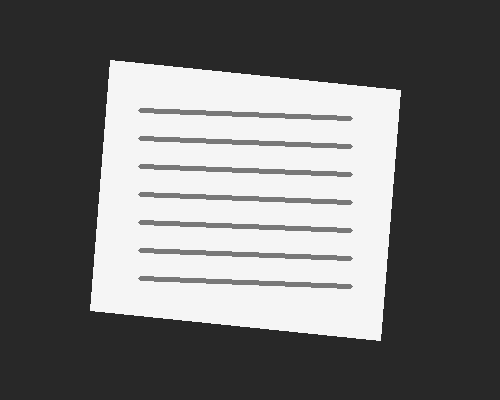
#> input picture 07-computer-vision/assets/document.png, 500 x 400 px
$ jupyter execute 17-mini-projects-1-document-scanner-color-tracker-motion.ipynb
#> lines starting #> are read from the running program, lines starting #| are printed output that depends on the picture; after the words box and inside, x2 and y2 are one past the last pixel; in counts of white or black regions, pixels touching at a corner belong together
# Mini Projects 1: Document Scanner, Colour Tracker and Motion Detector

Three complete, classic OpenCV projects that combine everything from the earlier notebooks. Each project follows the same professional pattern: load or generate input, build the processing pipeline step by step, and produce a measurable result. All inputs are generated or taken from the assets folder, so the projects run anywhere.

## Setup

We import OpenCV (`cv2`), NumPy and Matplotlib. In these notebooks images are displayed with Matplotlib so the code runs everywhere, including servers without a screen. The classic OpenCV window functions are explained where they belong, with example code you can run on your own machine.

[cell 1]
import cv2
import numpy as np
import matplotlib.pyplot as plt

print("OpenCV version:", cv2.__version__)

def show(image, title="", cmap=None):
    """Display a BGR (or single-channel) image with matplotlib - works in any environment."""
    if len(image.shape) == 2:
        plt.imshow(image, cmap=cmap or "gray")
    else:
        plt.imshow(cv2.cvtColor(image, cv2.COLOR_BGR2RGB))
    plt.title(title)
    plt.axis("off")
    plt.show()

## Project 1 - Document scanner: find the page

A scanner pipeline is: grayscale -> blur -> Canny edges -> find the largest 4-corner contour -> perspective warp (notebook 03). Step 1 finds the page outline in `document.png`.

[cell 2]
doc = cv2.imread("../assets/document.png")
#> doc is the input picture: shape (400, 500, 3); min 40, max 245, mean 110.8
gray = cv2.cvtColor(doc, cv2.COLOR_BGR2GRAY)
edges = cv2.Canny(cv2.GaussianBlur(gray, (5, 5), 0), 50, 150)
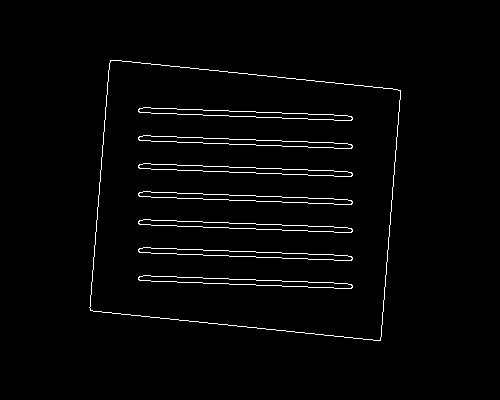
#> edges: shape (400, 500); 2.1% white in thin lines or dots, all inside (x1, y1, x2, y2) = (89, 60, 401, 341)
cs, _ = cv2.findContours(edges, cv2.RETR_EXTERNAL, cv2.CHAIN_APPROX_SIMPLE)
#> cs = 1 contour; box (x1, y1, x2, y2) and area: (89, 60, 401, 341) 73630
page = None
for c in sorted(cs, key=cv2.contourArea, reverse=True):
    approx = cv2.approxPolyDP(c, 0.02 * cv2.arcLength(c, True), True)
    if len(approx) == 4:
        page = approx
        break
#> this loop made 1 pass
#> page on pass 1: [[110, 60], [90, 310], [380, 340], [400, 90]]
print("Page contour found:", page is not None)
#| Page contour found: True
outlined = doc.copy()
if page is not None:
    cv2.drawContours(outlined, [page], -1, (0, 255, 0), 3)
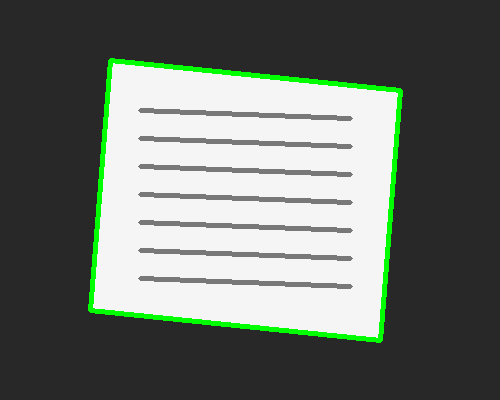
#> outlined: shape (400, 500, 3); 2.69% of pixels changed, all inside (x1, y1, x2, y2) = (88, 58, 403, 343)
show(outlined, "Step 1: page outline")

## Project 1 - Document scanner: flatten and clean

Order the four corners (top-left, top-right, bottom-right, bottom-left), warp to a rectangle, then adaptive-threshold to get the clean black-on-white scan look.

[cell 3]
def order_points(pts):
    pts = pts.reshape(4, 2).astype(np.float32)
#> pts = [[110, 60], [90, 310], [380, 340], [400, 90]]
    ordered = np.zeros((4, 2), np.float32)
    s, d = pts.sum(axis=1), np.diff(pts, axis=1).ravel()
#> s = [170, 400, 720, 490]; d = [-50, 220, -40, -310]
    ordered[0] = pts[np.argmin(s)]   # top-left
    ordered[2] = pts[np.argmax(s)]   # bottom-right
    ordered[1] = pts[np.argmin(d)]   # top-right
    ordered[3] = pts[np.argmax(d)]   # bottom-left
    return ordered

ordered = order_points(page)
#> ordered = [[110, 60], [400, 90], [380, 340], [90, 310]]
M = cv2.getPerspectiveTransform(ordered, np.float32([[0, 0], [400, 0], [400, 400], [0, 400]]))
#> M = [[1.37, 0.109, -157], [-0.164, 1.59, -77.15], [3.16e-20, 2.87e-19, 1]]
flat = cv2.warpPerspective(doc, M, (400, 400))
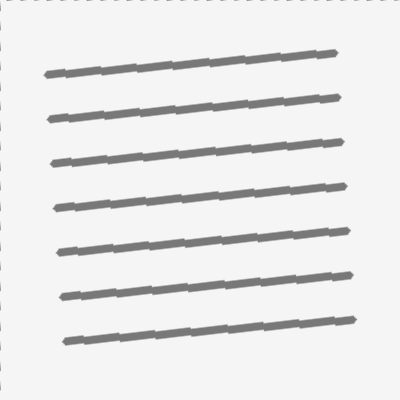
#> flat: shape (400, 400, 3); min 120, max 245, mean 232.1
scan = cv2.adaptiveThreshold(cv2.cvtColor(flat, cv2.COLOR_BGR2GRAY), 255,
                             cv2.ADAPTIVE_THRESH_GAUSSIAN_C, cv2.THRESH_BINARY, 21, 12)
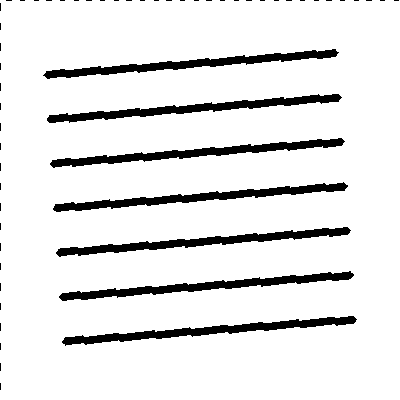
#> scan: shape (400, 400); 90% white; 57 black regions (50 under 20 px), largest, box (x1, y1, x2, y2) and area: (56, 227, 351, 257) 2236, (43, 49, 339, 79) 2233, (47, 94, 342, 123) 2232
show(flat, "Step 2: flattened page")
show(scan, "Step 3: cleaned scan")

## Project 2 - Colour tracker: mask and centroid per frame

The tracker from notebook 04, run over a synthetic sequence: HSV mask for red, morphology clean-up, moments centroid - repeated per frame to produce a trajectory. On a webcam this same loop tracks a real coloured object live.

[cell 4]
frames = []
for i in range(20):
    f = np.full((240, 320, 3), 245, np.uint8)
    cv2.circle(f, (30 + i * 13, 60 + i * 6), 20, (0, 0, 255), -1)  # moving red ball
    frames.append(f)
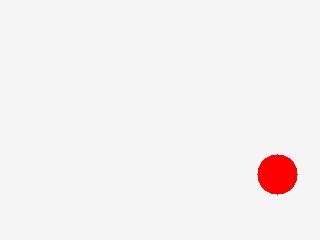
#> f: shape (240, 320, 3); mean of channels 0, 1, 2 241, 241, 245.2; drawn as B, G, R

def track_red(frame):
    hsv = cv2.cvtColor(frame, cv2.COLOR_BGR2HSV)
#> hsv: shape (240, 320, 3); mean H, S, V 0, 4.2, 245.2
    mask = cv2.inRange(hsv, np.array([0, 120, 70]), np.array([10, 255, 255])) + \
           cv2.inRange(hsv, np.array([170, 120, 70]), np.array([179, 255, 255]))
#> mask: shape (240, 320); 1.6% white; 1 white region, box (x1, y1, x2, y2) and area: (10, 40, 51, 81) 1257
    mask = cv2.morphologyEx(mask, cv2.MORPH_OPEN, np.ones((3, 3), np.uint8))
#> mask: shape (240, 320); 1.6% white; 1 white region, box (x1, y1, x2, y2) and area: (11, 41, 50, 80) 1253
    m = cv2.moments(mask)
#> m = moments, m00 319515, centre m10/m00, m01/m00 = (30, 60)
    return (int(m["m10"] / m["m00"]), int(m["m01"] / m["m00"])) if m["m00"] else None

trajectory = [track_red(f) for f in frames]
#> in track_red (call 2), `hsv = cv2.cvtColor(frame, cv2.COLOR_BGR2HSV)`: hsv: shape (240, 320, 3); mean H, S, V 0, 4.2, 245.2
#> in track_red (call 2), `mask = cv2.inRange(hsv, np.array([0, 120, 70]), np.array([10, 255, 255..`: mask: shape (240, 320); 1.6% white; 1 white region, box (x1, y1, x2, y2) and area: (23, 46, 64, 87) 1257
#> in track_red (call 2), `mask = cv2.morphologyEx(mask, cv2.MORPH_OPEN, np.ones((3, 3), np.uint8))`: mask: shape (240, 320); 1.6% white; 1 white region, box (x1, y1, x2, y2) and area: (24, 47, 63, 86) 1253
#> in track_red (call 3), `hsv = cv2.cvtColor(frame, cv2.COLOR_BGR2HSV)`: hsv: shape (240, 320, 3); mean H, S, V 0, 4.2, 245.2
#> in track_red (call 3), `mask = cv2.inRange(hsv, np.array([0, 120, 70]), np.array([10, 255, 255..`: mask: shape (240, 320); 1.6% white; 1 white region, box (x1, y1, x2, y2) and area: (36, 52, 77, 93) 1257
#> in track_red (call 3), `mask = cv2.morphologyEx(mask, cv2.MORPH_OPEN, np.ones((3, 3), np.uint8))`: mask: shape (240, 320); 1.6% white; 1 white region, box (x1, y1, x2, y2) and area: (37, 53, 76, 92) 1253
#> in track_red (call 4), `hsv = cv2.cvtColor(frame, cv2.COLOR_BGR2HSV)`: hsv: shape (240, 320, 3); mean H, S, V 0, 4.2, 245.2
#> in track_red (call 4), `mask = cv2.inRange(hsv, np.array([0, 120, 70]), np.array([10, 255, 255..`: mask: shape (240, 320); 1.6% white; 1 white region, box (x1, y1, x2, y2) and area: (49, 58, 90, 99) 1257
#> in track_red (call 4), `mask = cv2.morphologyEx(mask, cv2.MORPH_OPEN, np.ones((3, 3), np.uint8))`: mask: shape (240, 320); 1.6% white; 1 white region, box (x1, y1, x2, y2) and area: (50, 59, 89, 98) 1253
#> in track_red (call 5), `hsv = cv2.cvtColor(frame, cv2.COLOR_BGR2HSV)`: hsv: shape (240, 320, 3); mean H, S, V 0, 4.2, 245.2
#> in track_red (call 5), `mask = cv2.inRange(hsv, np.array([0, 120, 70]), np.array([10, 255, 255..`: mask: shape (240, 320); 1.6% white; 1 white region, box (x1, y1, x2, y2) and area: (62, 64, 103, 105) 1257
#> in track_red (call 5), `mask = cv2.morphologyEx(mask, cv2.MORPH_OPEN, np.ones((3, 3), np.uint8))`: mask: shape (240, 320); 1.6% white; 1 white region, box (x1, y1, x2, y2) and area: (63, 65, 102, 104) 1253
#> in track_red (call 6), `hsv = cv2.cvtColor(frame, cv2.COLOR_BGR2HSV)`: hsv: shape (240, 320, 3); mean H, S, V 0, 4.2, 245.2
#> in track_red (call 6), `mask = cv2.inRange(hsv, np.array([0, 120, 70]), np.array([10, 255, 255..`: mask: shape (240, 320); 1.6% white; 1 white region, box (x1, y1, x2, y2) and area: (75, 70, 116, 111) 1257
#> in track_red (call 6), `mask = cv2.morphologyEx(mask, cv2.MORPH_OPEN, np.ones((3, 3), np.uint8))`: mask: shape (240, 320); 1.6% white; 1 white region, box (x1, y1, x2, y2) and area: (76, 71, 115, 110) 1253
#> in track_red (call 7), `hsv = cv2.cvtColor(frame, cv2.COLOR_BGR2HSV)`: hsv: shape (240, 320, 3); mean H, S, V 0, 4.2, 245.2
#> in track_red (call 7), `mask = cv2.inRange(hsv, np.array([0, 120, 70]), np.array([10, 255, 255..`:
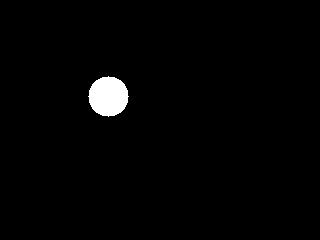
#> mask: shape (240, 320); 1.6% white; 1 white region, box (x1, y1, x2, y2) and area: (88, 76, 129, 117) 1257
#> in track_red (call 7), `mask = cv2.morphologyEx(mask, cv2.MORPH_OPEN, np.ones((3, 3), np.uint8))`: mask: shape (240, 320); 1.6% white; 1 white region, box (x1, y1, x2, y2) and area: (89, 77, 128, 116) 1253
#> in track_red (call 7), `m = cv2.moments(mask)`: m = moments, m00 319515, centre m10/m00, m01/m00 = (108, 96)
#> in track_red (call 8), `hsv = cv2.cvtColor(frame, cv2.COLOR_BGR2HSV)`: hsv: shape (240, 320, 3); mean H, S, V 0, 4.2, 245.2
#> in track_red (call 8), `mask = cv2.inRange(hsv, np.array([0, 120, 70]), np.array([10, 255, 255..`:
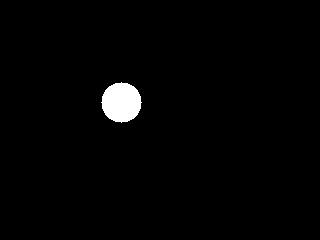
#> mask: shape (240, 320); 1.6% white; 1 white region, box (x1, y1, x2, y2) and area: (101, 82, 142, 123) 1257
#> in track_red (call 8), `mask = cv2.morphologyEx(mask, cv2.MORPH_OPEN, np.ones((3, 3), np.uint8))`: mask: shape (240, 320); 1.6% white; 1 white region, box (x1, y1, x2, y2) and area: (102, 83, 141, 122) 1253
#> in track_red (call 8), `m = cv2.moments(mask)`: m = moments, m00 319515, centre m10/m00, m01/m00 = (121, 102)
#> in track_red (call 9), `hsv = cv2.cvtColor(frame, cv2.COLOR_BGR2HSV)`: hsv: shape (240, 320, 3); mean H, S, V 0, 4.2, 245.2
#> in track_red (call 9), `hsv = cv2.cvtColor(frame, cv2.COLOR_BGR2HSV)`:
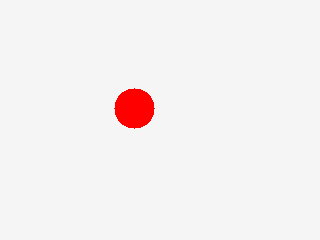
#> frame: shape (240, 320, 3); mean of channels 0, 1, 2 241, 241, 245.2; drawn as B, G, R
#> in track_red (call 9), `mask = cv2.inRange(hsv, np.array([0, 120, 70]), np.array([10, 255, 255..`:
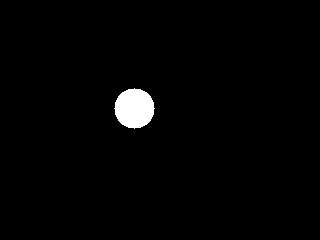
#> mask: shape (240, 320); 1.6% white; 1 white region, box (x1, y1, x2, y2) and area: (114, 88, 155, 129) 1257
#> in track_red (call 9), `mask = cv2.morphologyEx(mask, cv2.MORPH_OPEN, np.ones((3, 3), np.uint8))`: mask: shape (240, 320); 1.6% white; 1 white region, box (x1, y1, x2, y2) and area: (115, 89, 154, 128) 1253
#> in track_red (call 9), `m = cv2.moments(mask)`: m = moments, m00 319515, centre m10/m00, m01/m00 = (134, 108)
#> in track_red (call 10), `hsv = cv2.cvtColor(frame, cv2.COLOR_BGR2HSV)`: hsv: shape (240, 320, 3); mean H, S, V 0, 4.2, 245.2
#> in track_red (call 10), `mask = cv2.inRange(hsv, np.array([0, 120, 70]), np.array([10, 255, 255..`:
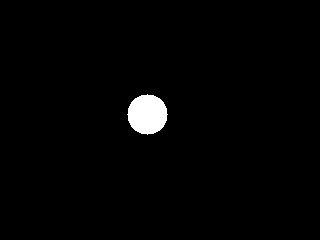
#> mask: shape (240, 320); 1.6% white; 1 white region, box (x1, y1, x2, y2) and area: (127, 94, 168, 135) 1257
#> in track_red (call 10), `mask = cv2.morphologyEx(mask, cv2.MORPH_OPEN, np.ones((3, 3), np.uint8))`: mask: shape (240, 320); 1.6% white; 1 white region, box (x1, y1, x2, y2) and area: (128, 95, 167, 134) 1253
#> in track_red (call 10), `m = cv2.moments(mask)`: m = moments, m00 319515, centre m10/m00, m01/m00 = (147, 114)
#> in track_red (call 11), `hsv = cv2.cvtColor(frame, cv2.COLOR_BGR2HSV)`: hsv: shape (240, 320, 3); mean H, S, V 0, 4.2, 245.2
#> trajectory = [(30, 60), (43, 66), (56, 72), (69, 78), (82, 84), (95, 90), (108, 96), (121, 102), (134, 108), (147, 114), (160, 120), (173, 126), (186, 132), (199, 138), (212, 144), (225, 150), (238, 156), (251, 162), (264, 168), (277, 174)]
print("First 5 centroids:", trajectory[:5])
#| First 5 centroids: [(30, 60), (43, 66), (56, 72), (69, 78), (82, 84)]
print("Last centroid:", trajectory[-1])
#| Last centroid: (277, 174)

## Project 2 - Colour tracker: draw the trail

Drawing the centroid history as a polyline visualises the path - the output every tracking demo shows. Missing detections (None) must be skipped, which real sequences with occlusion will produce.

[cell 5]
canvas = frames[-1].copy()
valid = [p for p in trajectory if p is not None]
#> valid has the same summary as trajectory
for a, b in zip(valid, valid[1:]):
    cv2.line(canvas, a, b, (255, 0, 0), 2)
#> this loop made 19 passes
#> (a, b) on passes 1 to 12: ((30, 60), (43, 66)), ((43, 66), (56, 72)), ((56, 72), (69, 78)), ((69, 78), (82, 84)), ((82, 84), (95, 90)), ((95, 90), (108, 96)), ((108, 96), (121, 102)), ((121, 102), (134, 108)), ((134, 108), (147, 114)), ((147, 114), (160, 120)), ((160, 120), (173, 126)), ((173, 126), (186, 132))
cv2.circle(canvas, valid[-1], 8, (0, 200, 0), 2)
print("Tracked in", len(valid), "of", len(frames), "frames")
#| Tracked in 20 of 20 frames
show(canvas, "Colour tracker trail")

## Project 3 - Motion detector: frame differencing

The simplest motion detector compares consecutive frames: absolute difference -> grayscale -> blur -> threshold -> dilate. Any large white region means something moved. It needs a static camera, like background subtraction, but no learning period.

[cell 6]
def motion_mask(f1, f2):
    diff = cv2.absdiff(f1, f2)
    g = cv2.GaussianBlur(cv2.cvtColor(diff, cv2.COLOR_BGR2GRAY), (5, 5), 0)
    _, m = cv2.threshold(g, 30, 255, cv2.THRESH_BINARY)
    return cv2.dilate(m, np.ones((3, 3), np.uint8), iterations=2)

still_a = frames[0]
still_b = frames[0].copy()
moved = frames[8]
print("Motion pixels, identical frames:", int((motion_mask(still_a, still_b) > 0).sum()))
#| Motion pixels, identical frames: 0
print("Motion pixels, ball moved:      ", int((motion_mask(frames[0], moved) > 0).sum()))
#| Motion pixels, ball moved:       3426
show(motion_mask(frames[0], moved), "Motion mask")

## Project 3 - Motion detector: alarm logic

A detector becomes useful with a decision rule: motion area above a threshold for several frames in a row triggers an event. Counting per-frame motion over the whole sequence shows the rule working - and shows why a single-frame trigger would be noisy.

[cell 7]
areas = [int((motion_mask(frames[i], frames[i + 1]) > 0).sum()) for i in range(len(frames) - 1)]
#> areas = [1974, 1974, 1974, 1974, 1974, 1974, 1974, 1974, 1974, 1974, 1974, 1974, 1974, 1974, 1974, 1974, 1974, 1974, 1974]
events = [i for i, a in enumerate(areas) if a > 500]
#> events = [0, 1, 2, 3, 4, 5, 6, 7, 8, 9, 10, 11, 12, 13, 14, 15, 16, 17, 18]
print("Per-frame motion areas:", areas)
#| Per-frame motion areas: [1974, 1974, 1974, 1974, 1974, 1974, 1974, 1974, 1974, 1974, 1974, 1974, 1974, 1974, 1974, 1974, 1974, 1974, 1974]
print("Frames flagged as motion events (area > 500):", len(events), "of", len(areas))
#| Frames flagged as motion events (area > 500): 19 of 19
